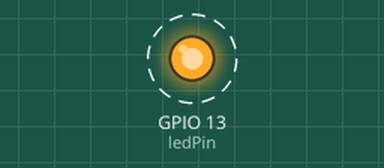
This sketch was run on a simulated ESP8266 (NodeMCU). Parts: output pins drawn as LEDs (lit = HIGH). Dashed ring = blinking. WiFi joins after 1.5 s; servers stay silent unless stated; what the sketch prints to the serial monitor is not drawn.

Above: at 3.0 s.
Timing chart, 0 to 7.1 s (numbered marks = the images above):
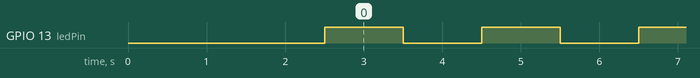

Measured:
- by itself, GPIO 13 (ledPin): alternates HIGH for 1.0 s and LOW for 1.0 s

The sketch:

NodeMcu_LED.ino
```cpp
#include <ESP8266WiFi.h>

int ledPin = 13;

void setup()
{
  pinMode(ledPin,OUTPUT);
  Serial.begin(9600);
  WiFi.disconnect();                             //To disconnect from the already connected wifi network (if any)
  delay(1000);

  WiFi.begin("Akash Narayan","akash@iot");       //To connect to access point Akash Narayan with a password akash@iot
  while (!(WiFi.status() == WL_CONNECTED)){    //Check for connection establishment
    delay(300);
  }Serial.println("\nConnected");                //Message after the connection is established
}


void loop()
{
  digitalWrite(ledPin,HIGH);
  delay(1000);
  digitalWrite(ledPin,LOW);
  delay(1000);

}
```
